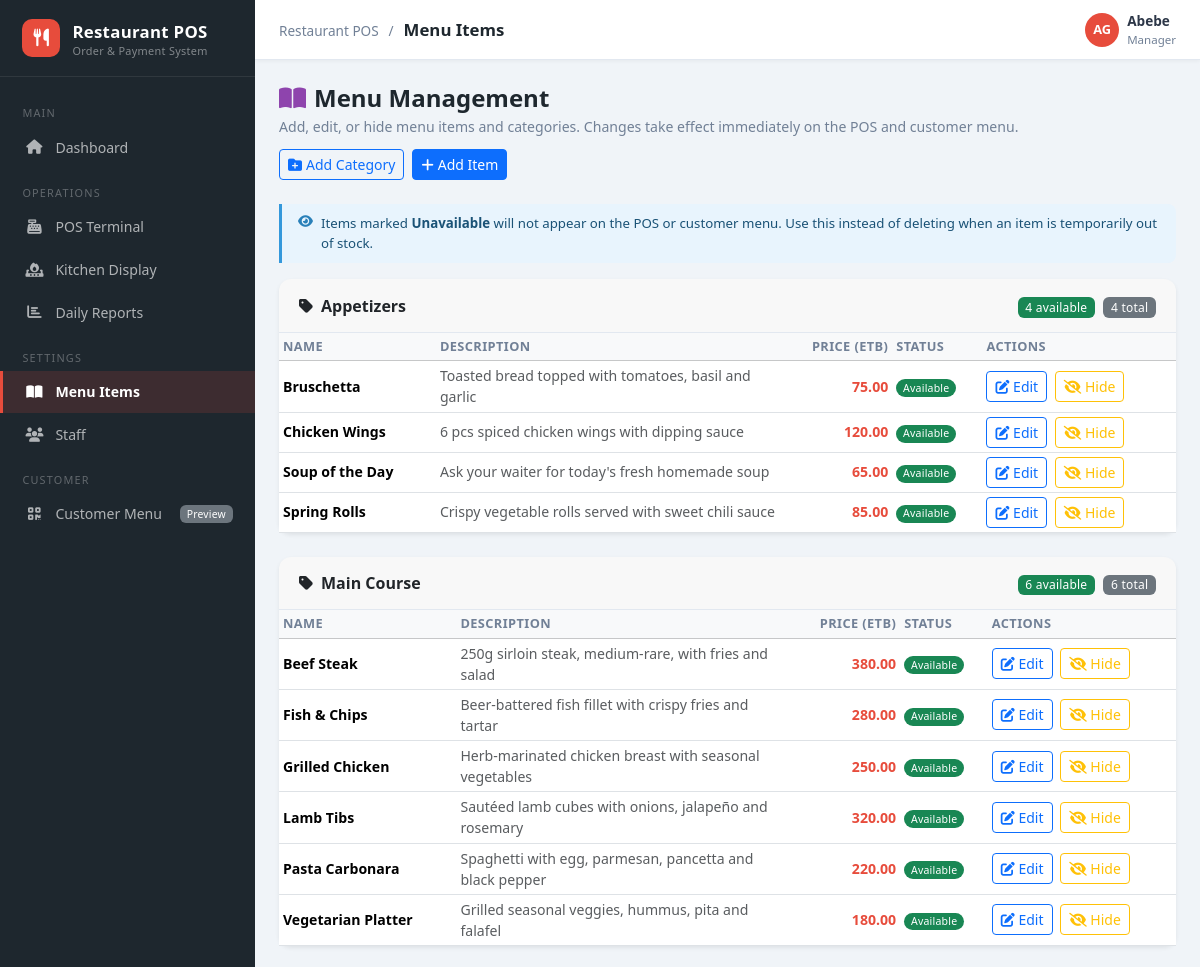
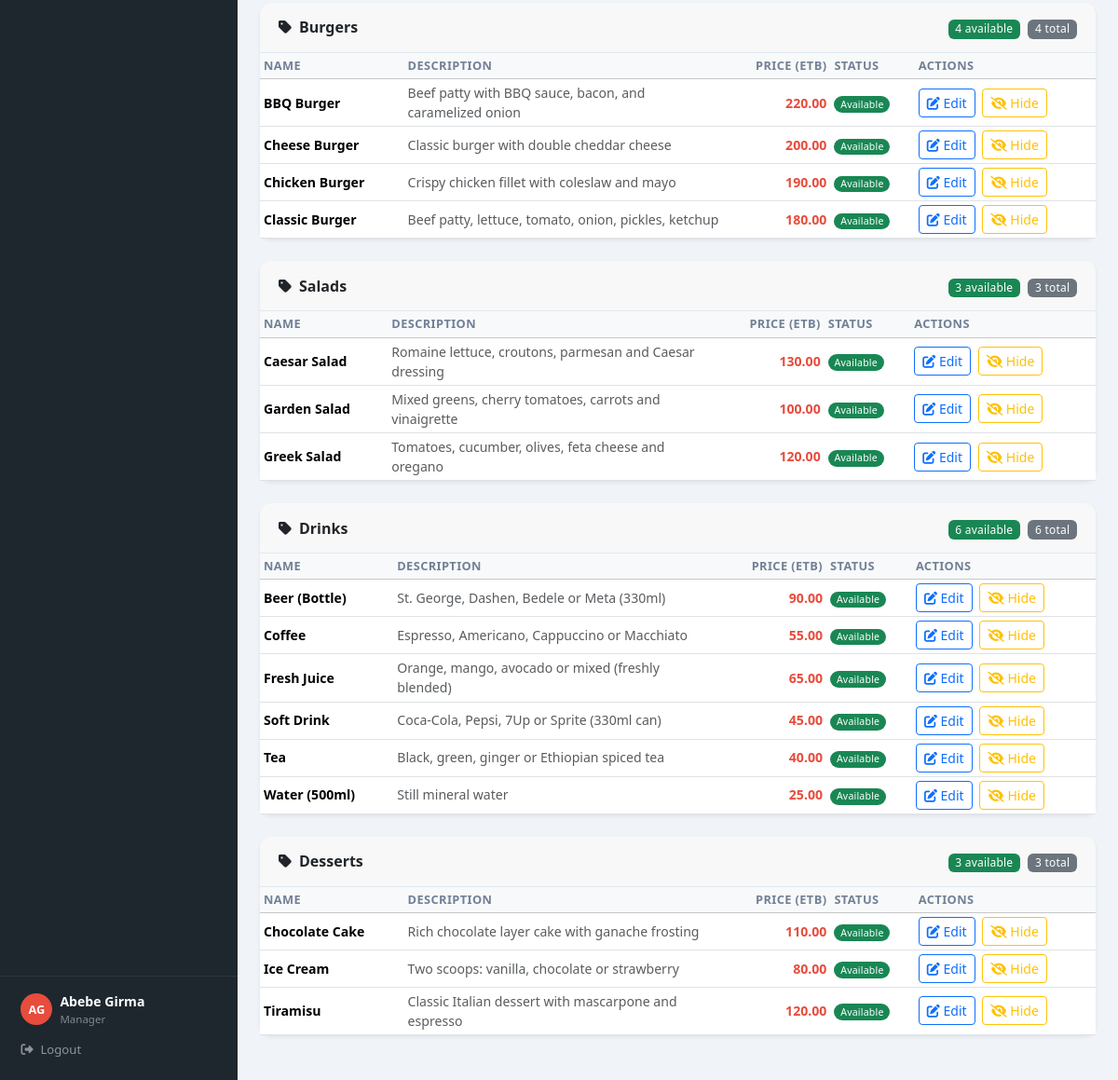
Page /menu_management.php (signed in) on the committed database (2 pictures, top to bottom).
### tables this page shows
CREATE TABLE IF NOT EXISTS menu_categories (
    category_id  INT AUTO_INCREMENT PRIMARY KEY,
    name         VARCHAR(100) NOT NULL,
    display_order INT DEFAULT 0
);

CREATE TABLE IF NOT EXISTS menu_items (
    menu_item_id INT AUTO_INCREMENT PRIMARY KEY,
    category_id  INT,
    name         VARCHAR(150) NOT NULL,
    description  TEXT,
    base_price   DECIMAL(10,2) NOT NULL,
    is_available TINYINT(1) DEFAULT 1,
    created_at   TIMESTAMP DEFAULT CURRENT_TIMESTAMP,
    FOREIGN KEY (category_id) REFERENCES menu_categories(category_id) ON DELETE SET NULL
);

### includes/auth.php (called while the page is built, shortened)
<?php
function getCurrentUser(): array {
    return [
        'staff_id'   => $_SESSION['staff_id']   ?? null,
        'username'   => $_SESSION['username']   ?? '',
        'first_name' => $_SESSION['first_name'] ?? '',
        'last_name'  => $_SESSION['last_name']  ?? '',
        'role'       => $_SESSION['role']        ?? '',
    ];
}

### menu_management.php (the view, shortened to what this page needs)
<?php
require_once __DIR__ . '/config/db.php';
require_once __DIR__ . '/includes/auth.php';
$page_title = 'Menu Management — ' . APP_NAME;
$page_name  = 'Menu Items';
$categories = $pdo->query("SELECT * FROM menu_categories ORDER BY display_order")->fetchAll();
$items = $pdo->query("
    SELECT m.*, c.name AS cat_name
    FROM menu_items m LEFT JOIN menu_categories c ON c.category_id=m.category_id
    ORDER BY c.display_order, m.name
")->fetchAll();
include __DIR__ . '/includes/header.php';
?>
<div class="page-header">
    <div class="page-header-text">
        <h4><i class="fa fa-book-open me-2 text-purple" style="color:#8e44ad;"></i>Menu Management</h4>
        <p>Add, edit, or hide menu items and categories. Changes take effect immediately on the POS and customer menu.</p>
    </div>
    <div class="d-flex gap-2">
        <button class="btn btn-outline-primary btn-sm" data-bs-toggle="modal" data-bs-target="#addCatModal">
            <i class="fa fa-folder-plus me-1"></i>Add Category
        </button>
        <button class="btn btn-primary btn-sm" data-bs-toggle="modal" data-bs-target="#addItemModal">
            <i class="fa fa-plus me-1"></i>Add Item
        </button>
    </div>
</div>
<div class="tip-box mb-3">
    <i class="fa fa-eye"></i>
    <span>
        Items marked <strong>Unavailable</strong> will not appear on the POS or customer menu.
        Use this instead of deleting when an item is temporarily out of stock.
    </span>
</div>
<?php foreach ($categories as $cat):
    $catItems = array_filter($items, fn($i) => $i['category_id'] == $cat['category_id']);
    $avail    = count(array_filter($catItems, fn($i) => $i['is_available']));
?>
<div class="card shadow-sm mb-4">
    <div class="card-header d-flex justify-content-between align-items-center">
        <span class="fw-bold"><i class="fa fa-tag me-2"></i><?= htmlspecialchars($cat['name']) ?></span>
        <div>
            <span class="badge bg-success me-1"><?= $avail ?> available</span>
            <span class="badge bg-secondary"><?= count($catItems) ?> total</span>
        </div>
    </div>
    <div class="table-responsive">
        <table class="table table-sm mb-0 align-middle">
            <thead class="table-light">
                <tr><th>Name</th><th>Description</th><th class="text-end">Price (ETB)</th><th>Status</th><th>Actions</th></tr>
            </thead>
            <tbody>
            <?php if (empty($catItems)): ?>
                <tr><td colspan="5" class="text-muted text-center py-2 small">No items — click "Add Item" to add one</td></tr>
            <?php else: foreach ($catItems as $item): ?>
            <tr class="<?= $item['is_available'] ? '' : 'opacity-50' ?>">
                <td class="fw-semibold"><?= htmlspecialchars($item['name']) ?></td>
                <td class="text-muted small" style="max-width:260px;">
                    <?= htmlspecialchars(mb_substr($item['description'] ?? '', 0, 70)) ?><?= mb_strlen($item['description']??'')>70 ? '…' : '' ?>
                </td>
                <td class="text-end fw-bold" style="color:var(--primary);"><?= number_format($item['base_price'],2) ?></td>
                <td>
                    <?= $item['is_available']
                        ? '<span class="badge bg-success rounded-pill">Available</span>'
                        : '<span class="badge bg-secondary rounded-pill">Hidden</span>' ?>
                </td>
                <td>
                    <button class="btn btn-sm btn-outline-primary"
                            data-bs-toggle="modal" data-bs-target="#editItemModal"
                            data-id="<?= $item['menu_item_id'] ?>"
                            data-name="<?= htmlspecialchars($item['name']) ?>"
                            data-desc="<?= htmlspecialchars($item['description'] ?? '') ?>"
                            data-price="<?= $item['base_price'] ?>"
                            data-cat="<?= $item['category_id'] ?>">
                        <i class="fa fa-edit"></i> Edit
                    </button>
                    <form method="POST" class="d-inline">
                        <button type="submit" class="btn btn-sm <?= $item['is_available'] ? 'btn-outline-warning' : 'btn-outline-success' ?> ms-1">
                            <i class="fa <?= $item['is_available'] ? 'fa-eye-slash' : 'fa-eye' ?>"></i>
                            <?= $item['is_available'] ? 'Hide' : 'Show' ?>
                        </button>
                    </form>
                </td>
            </tr>
            <?php endforeach; endif; ?>
            </tbody>
        </table>
    </div>
</div>
<?php endforeach; ?>
<?php include __DIR__ . '/includes/footer.php'; ?>

### includes/header.php (shortened to what this page needs)
<!DOCTYPE html>
<html lang="en">
<head>
    <link href="https://cdn.jsdelivr.net/npm/bootstrap@5.3.2/dist/css/bootstrap.min.css" rel="stylesheet">
    <link href="https://cdnjs.cloudflare.com/ajax/libs/font-awesome/6.5.0/css/all.min.css" rel="stylesheet">
    <link href="<?= BASE_URL ?>assets/css/style.css" rel="stylesheet">
</head>
<body>
<?php
$user         = getCurrentUser();
$current_page = basename($_SERVER['PHP_SELF']);
$is_full      = $full_page ?? false;
function navActive(string $pages): string {
    global $current_page;
    foreach (explode(',', $pages) as $p) {
        if (trim($p) === $current_page) return 'active';
    }
    return '';
}
$initials = strtoupper(
    substr($user['first_name'], 0, 1) . substr($user['last_name'], 0, 1)
);
?>
<?php if ($is_full): ?>
<nav class="fullpage-nav">
    <div class="nav-brand">
        <span style="background:var(--primary);width:28px;height:28px;border-radius:7px;display:flex;align-items:center;justify-content:center;">
            <i class="fa fa-utensils text-white" style="font-size:.85rem;"></i>
        </span>
        <?= APP_NAME ?>
    </div>
    <div class="nav-links">
        <a href="<?= BASE_URL ?>dashboard.php">
            <i class="fa fa-home"></i> Home
        </a>
        <?php if (in_array($user['role'], ['Manager','Waiter'])): ?>
        <a href="<?= BASE_URL ?>pos.php" class="<?= navActive('pos.php') ?>">
            <i class="fa fa-cash-register"></i> POS
        </a>
        <?php endif; ?>
        <?php if (in_array($user['role'], ['Manager','Kitchen','Waiter'])): ?>
        <a href="<?= BASE_URL ?>kds.php" class="<?= navActive('kds.php') ?>">
            <i class="fa fa-fire"></i> Kitchen
        </a>
        <?php endif; ?>
        <?php if ($user['role'] === 'Manager'): ?>
        <a href="<?= BASE_URL ?>reports.php" class="<?= navActive('reports.php') ?>">
            <i class="fa fa-chart-bar"></i> Reports
        </a>
        <?php endif; ?>
        <a href="<?= BASE_URL ?>logout.php" style="color:rgba(255,255,255,.4);">
            <i class="fa fa-sign-out-alt"></i> Logout
        </a>
    </div>
</nav>
<div>
<?php else: ?>
<aside class="sidebar" id="sidebar">
    <div class="sidebar-brand">
        <div class="brand-icon"><i class="fa fa-utensils"></i></div>
        <div>
            <div><?= APP_NAME ?></div>
            <span class="brand-sub">Order &amp; Payment System</span>
        </div>
    </div>
    <nav class="sidebar-nav">
        <div class="sidebar-section">Main</div>
        <a href="<?= BASE_URL ?>dashboard.php" class="<?= navActive('dashboard.php') ?>">
            <i class="fa fa-home"></i> Dashboard
        </a>
        <?php if (in_array($user['role'], ['Manager','Waiter'])): ?>
        <div class="sidebar-section">Operations</div>
        <a href="<?= BASE_URL ?>pos.php" class="<?= navActive('pos.php') ?>">
            <i class="fa fa-cash-register"></i> POS Terminal
        </a>
        <?php endif; ?>
        <?php if (in_array($user['role'], ['Manager','Kitchen','Waiter'])): ?>
        <a href="<?= BASE_URL ?>kds.php" class="<?= navActive('kds.php') ?>">
            <i class="fa fa-fire-burner"></i> Kitchen Display
        </a>
        <?php endif; ?>
        <?php if ($user['role'] === 'Manager'): ?>
        <a href="<?= BASE_URL ?>reports.php" class="<?= navActive('reports.php') ?>">
            <i class="fa fa-chart-bar"></i> Daily Reports
        </a>
        <div class="sidebar-section">Settings</div>
        <a href="<?= BASE_URL ?>menu_management.php" class="<?= navActive('menu_management.php') ?>">
            <i class="fa fa-book-open"></i> Menu Items
        </a>
        <a href="<?= BASE_URL ?>staff.php" class="<?= navActive('staff.php') ?>">
            <i class="fa fa-users"></i> Staff
        </a>
        <?php endif; ?>
        <div class="sidebar-section">Customer</div>
        <a href="<?= BASE_URL ?>customer_menu.php?table=1" target="_blank">
            <i class="fa fa-qrcode"></i> Customer Menu
            <span class="badge bg-secondary">Preview</span>
        </a>
    </nav>
    <div class="sidebar-footer">
        <div class="d-flex align-items-center gap-2 mb-1">
            <div style="width:34px;height:34px;background:var(--primary);border-radius:50%;display:flex;align-items:center;justify-content:center;font-size:.8rem;font-weight:700;color:#fff;flex-shrink:0;">
                <?= $initials ?>
            </div>
            <div>
                <div class="user-name"><?= htmlspecialchars($user['first_name'] . ' ' . $user['last_name']) ?></div>
                <div class="user-role"><?= $user['role'] ?></div>
            </div>
        </div>
        <a href="<?= BASE_URL ?>logout.php" class="logout-btn">
            <i class="fa fa-sign-out-alt"></i> Logout
        </a>
    </div>
</aside>
<div class="main-content" id="mainContent">
    <div class="topbar">
        <div class="topbar-title">
            <span style="color:var(--muted);font-weight:400;font-size:.85rem;">
                <?= APP_NAME ?> <span class="breadcrumb-sep">/</span>
            </span>
            <?= htmlspecialchars($page_name ?? ($page_title ?? APP_NAME)) ?>
        </div>
        <div class="topbar-user d-none d-md-flex">
            <div class="topbar-avatar"><?= $initials ?></div>
            <div>
                <div style="font-size:.85rem;font-weight:600;color:var(--text);">
                    <?= htmlspecialchars($user['first_name']) ?>
                </div>
                <div style="font-size:.72rem;color:var(--muted);"><?= $user['role'] ?></div>
            </div>
        </div>
    </div>
    <div class="page-body">
<?php endif; ?>

### includes/footer.php (shortened to what this page needs)
<?php $is_full = $full_page ?? false; ?>
<?php if (!$is_full): ?>
    </div>
    </div>
<?php else: ?>
    </div>
<?php endif; ?>
</body>
</html>

### assets/css/style.css (style rules this page uses)
:root { --primary: #e74c3c; --primary-dark: #c0392b; --dark: #1e272e; --sidebar-bg: #1e272e; --sidebar-w: 255px; --topbar-h: 60px; --bg: #f0f4f8; --card: #ffffff; --border: #e2e8f0; --text: #2d3748; --muted: #718096; --radius: 12px; --shadow: 0 2px 12px rgba(0,0,0,.07); --shadow-lg: 0 8px 30px rgba(0,0,0,.12); }
*, *::before, *::after { box-sizing: border-box; }
body { font-family: 'Segoe UI', system-ui, -apple-system, sans-serif; background: var(--bg); color: var(--text); margin: 0; }
a { text-decoration: none; }
.sidebar { position: fixed; top: 0; left: 0; bottom: 0; width: var(--sidebar-w); background: var(--sidebar-bg); display: flex; flex-direction: column; z-index: 1050; transition: transform .3s ease; overflow: hidden; }
.sidebar-brand { padding: 1.2rem 1.4rem; border-bottom: 1px solid rgba(255,255,255,.08); display: flex; align-items: center; gap: .75rem; color: #fff; font-size: 1.05rem; font-weight: 700; letter-spacing: .3px; flex-shrink: 0; }
.sidebar-brand .brand-icon { width: 38px; height: 38px; background: var(--primary); border-radius: 10px; display: flex; align-items: center; justify-content: center; font-size: 1.1rem; flex-shrink: 0; }
.sidebar-brand .brand-sub { font-size: .68rem; color: rgba(255,255,255,.45); font-weight: 400; display: block; line-height: 1; margin-top: 2px; }
.sidebar-nav { flex: 1; overflow-y: auto; padding: .75rem 0; }
.sidebar-section { padding: .5rem 1.4rem .25rem; font-size: .68rem; text-transform: uppercase; letter-spacing: 1.2px; color: rgba(255,255,255,.3); margin-top: .5rem; }
.sidebar-nav a { display: flex; align-items: center; gap: .75rem; padding: .65rem 1.4rem; color: rgba(255,255,255,.65); font-size: .88rem; transition: all .18s; border-left: 3px solid transparent; margin: 1px 0; }
.sidebar-nav a.active { background: rgba(231,76,60,.15); color: #fff; border-left-color: var(--primary); font-weight: 600; }
.sidebar-nav a i { width: 18px; text-align: center; font-size: .9rem; flex-shrink: 0; }
.sidebar-nav a .badge { margin-left: auto; font-size: .65rem; }
.sidebar-footer { padding: 1rem 1.4rem; border-top: 1px solid rgba(255,255,255,.08); flex-shrink: 0; }
.sidebar-footer .user-name { font-size: .88rem; font-weight: 600; color: #fff; }
.sidebar-footer .user-role { font-size: .72rem; color: rgba(255,255,255,.45); }
.sidebar-footer .logout-btn { display: flex; align-items: center; gap: .5rem; color: rgba(255,255,255,.5); font-size: .82rem; padding: .4rem 0; margin-top: .5rem; transition: color .2s; }
.main-content { margin-left: var(--sidebar-w); min-height: 100vh; transition: margin .3s ease; display: flex; flex-direction: column; }
.topbar { height: var(--topbar-h); background: #fff; border-bottom: 1px solid var(--border); display: flex; align-items: center; padding: 0 1.5rem; gap: 1rem; position: sticky; top: 0; z-index: 900; box-shadow: 0 1px 4px rgba(0,0,0,.05); flex-shrink: 0; }
.topbar-title { font-size: 1.05rem; font-weight: 700; color: var(--dark); flex: 1; }
.topbar-title .breadcrumb-sep { color: var(--muted); margin: 0 .4rem; font-weight: 400; }
.topbar-user { display: flex; align-items: center; gap: .5rem; font-size: .85rem; color: var(--muted); }
.topbar-avatar { width: 34px; height: 34px; background: var(--primary); border-radius: 50%; display: flex; align-items: center; justify-content: center; color: #fff; font-size: .8rem; font-weight: 700; flex-shrink: 0; }
.page-body { padding: 1.5rem; flex: 1; }
.page-header { margin-bottom: 1.5rem; display: flex; justify-content: space-between; align-items: flex-start; flex-wrap: wrap; gap: .75rem; }
.page-header-text h4 { font-weight: 800; color: var(--dark); margin-bottom: .2rem; }
.page-header-text p { color: var(--muted); margin: 0; font-size: .88rem; }
.tip-box { background: #e8f4fd; border-left: 3px solid #3498db; border-radius: 0 8px 8px 0; padding: .6rem 1rem; font-size: .83rem; color: #1a5276; margin-bottom: 1rem; display: flex; align-items: flex-start; gap: .5rem; }
.tip-box i { margin-top: 1px; flex-shrink: 0; color: #2980b9; }
.card { border: none; border-radius: var(--radius); box-shadow: var(--shadow); }
.card-header { border-radius: var(--radius) var(--radius) 0 0 !important; border-bottom: 1px solid var(--border); font-weight: 600; padding: .9rem 1.25rem; }
.table th { font-size: .8rem; text-transform: uppercase; letter-spacing: .4px; color: var(--muted); font-weight: 600; }
.table td { font-size: .88rem; vertical-align: middle; }
.badge { font-weight: 500; letter-spacing: .2px; }

### rows in the picture
menu_categories: name "Appetizers", avail "4", count($catItems) "4"
menu_items: name "Bruschetta", description "Toasted bread topped with tomatoes, basil and garlic", base_price "75.00", is_available "Available"
menu_items: name "Chicken Wings", description "6 pcs spiced chicken wings with dipping sauce", base_price "120.00", is_available "Available"
menu_items: name "Soup of the Day", description "Ask your waiter for today's fresh homemade soup", base_price "65.00", is_available "Available"
menu_items: name "Spring Rolls", description "Crispy vegetable rolls served with sweet chili sauce", base_price "85.00", is_available "Available"
menu_categories: name "Main Course", avail "6", count($catItems) "6"
menu_items: name "Beef Steak", description "250g sirloin steak, medium-rare, with fries and salad", base_price "380.00", is_available "Available"
menu_items: name "Fish & Chips", description "Beer-battered fish fillet with crispy fries and tartar", base_price "280.00", is_available "Available"
menu_items: name "Grilled Chicken", description "Herb-marinated chicken breast with seasonal vegetables", base_price "250.00", is_available "Available"
menu_items: name "Lamb Tibs", description "Sautéed lamb cubes with onions, jalapeño and rosemary", base_price "320.00", is_available "Available"
menu_items: name "Pasta Carbonara", description "Spaghetti with egg, parmesan, pancetta and black pepper", base_price "220.00", is_available "Available"
menu_items: name "Vegetarian Platter", description "Grilled seasonal veggies, hummus, pita and falafel", base_price "180.00", is_available "Available"
menu_categories: name "Burgers", avail "4", count($catItems) "4"
menu_items: name "BBQ Burger", description "Beef patty with BBQ sauce, bacon, and caramelized onion", base_price "220.00", is_available "Available"
menu_items: name "Cheese Burger", description "Classic burger with double cheddar cheese", base_price "200.00", is_available "Available"
menu_items: name "Chicken Burger", description "Crispy chicken fillet with coleslaw and mayo", base_price "190.00", is_available "Available"
menu_items: name "Classic Burger", description "Beef patty, lettuce, tomato, onion, pickles, ketchup", base_price "180.00", is_available "Available"
menu_categories: name "Salads", avail "3", count($catItems) "3"
menu_items: name "Caesar Salad", description "Romaine lettuce, croutons, parmesan and Caesar dressing", base_price "130.00", is_available "Available"
menu_items: name "Garden Salad", description "Mixed greens, cherry tomatoes, carrots and vinaigrette", base_price "100.00", is_available "Available"
menu_items: name "Greek Salad", description "Tomatoes, cucumber, olives, feta cheese and oregano", base_price "120.00", is_available "Available"
menu_categories: name "Drinks", avail "6", count($catItems) "6"
menu_items: name "Beer (Bottle)", description "St. George, Dashen, Bedele or Meta (330ml)", base_price "90.00", is_available "Available"
menu_items: name "Coffee", description "Espresso, Americano, Cappuccino or Macchiato", base_price "55.00", is_available "Available"
menu_items: name "Fresh Juice", description "Orange, mango, avocado or mixed (freshly blended)", base_price "65.00", is_available "Available"
menu_items: name "Soft Drink", description "Coca-Cola, Pepsi, 7Up or Sprite (330ml can)", base_price "45.00", is_available "Available"
menu_items: name "Tea", description "Black, green, ginger or Ethiopian spiced tea", base_price "40.00", is_available "Available"
menu_items: name "Water (500ml)", description "Still mineral water", base_price "25.00", is_available "Available"
menu_categories: name "Desserts", avail "3", count($catItems) "3"
menu_items: name "Chocolate Cake", description "Rich chocolate layer cake with ganache frosting", base_price "110.00", is_available "Available"
menu_items: name "Ice Cream", description "Two scoops: vanilla, chocolate or strawberry", base_price "80.00", is_available "Available"
menu_items: name "Tiramisu", description "Classic Italian dessert with mascarpone and espresso", base_price "120.00", is_available "Available"

### other values in the picture
APP_NAME "Restaurant POS"
$initials "AG"
$user['first_name'] . ' ' . $user['last_name'] "Abebe Girma"
$user['role'] "Manager"
$page_name "Menu Items"
$user['first_name'] "Abebe"
